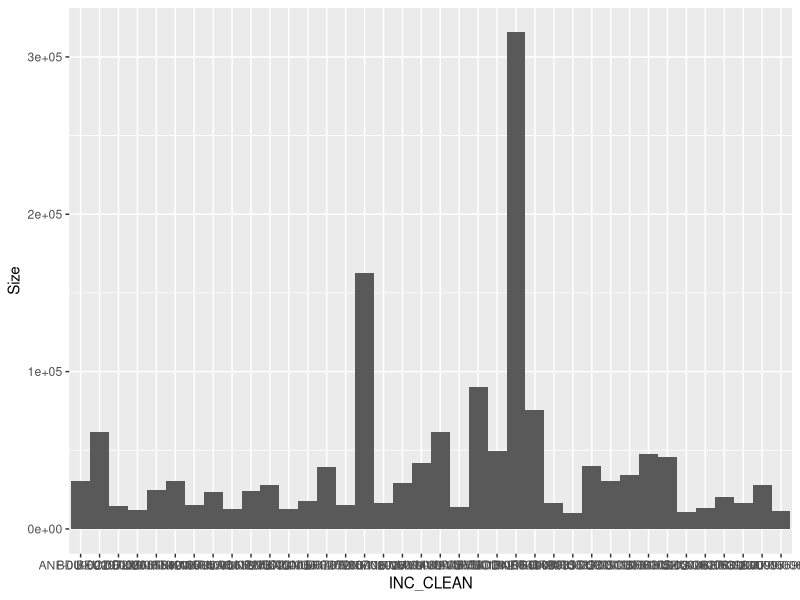

Here is the R script that generated this plot: (Note: this script raises an error after producing the figure.)
## ---- chunk 1
knitr::opts_chunk$set(warning=FALSE, message=FALSE)
## ---- chunk 2
library(tidyverse)
library(stringr)
library(gtools)  #used for smartbind() function
## ---- chunk 3
#import data
ics_209 <- read.csv("data/ICS_209_reports.csv", header = TRUE, stringsAsFactors = FALSE)
head(ics_209)

ics_209 <- ics_209 %>% 
      ##filter and clean all data
      filter(Incident.Name != "Incident Name") %>%  #remove header rows from sheet 
      map_dfr(str_trim) %>%     #trim all the white space
      #as.data.frame() %>%   #for old way I mapped trimming white space, ignore
      filter(Incident.Number != "") %>% #remove rows without incident numbers
      filter(!str_detect(Incident.Number, "^HI")) %>% #remove Hawaii data
      filter(Latitude != "") %>% #remove duplicate rows with personnel names
      ##format rows
      transform(Start.Date = as.Date(Start.Date, format = "%m/%d/%Y")) %>% 
      transform(Controlled.Date = as.Date(Controlled.Date, format = "%m/%d/%Y")) %>% 
      transform(Costs = as.numeric(gsub("[\\$,]", "", Costs))) %>%
      transform(Size = as.numeric(gsub("[\\ACRES,]", "", Size))) %>% 
      ##cleaning incident number col
      transform(Incident.Number = gsub(" ", "-", Incident.Number)) %>% #substitute white space for dash
      transform(Incident.Number = gsub("--", "-", Incident.Number)) %>% #remove any double dash instances
      transform(Incident.Number = gsub("CA-","", Incident.Number)) %>% #remove CAs from incident num.
      #transform(Incident.Number = gsub("^([A-Z]{3})([0-9]+)$", "-", Incident.Number)) %>%  #add dash ids (not working)
      mutate(unit = str_extract(Incident.Number, "[A-Z]+")) %>%  #extract unit from incident num.
      mutate(inc.num = str_extract(Incident.Number, "[^-]+$")) %>% #extract unit numbers
      transform(inc.num = formatC(as.numeric(inc.num), width = 8, format = "d", flag = "0")) %>% #pad to 8 digits
      mutate(INC_CLEAN = paste0(unit, "-", inc.num)) %>% #merge cleaned numbers 
      #add year column
      mutate(year = str_extract(Start.Date, "[^-]+"))
## ---- chunk 4
# Import and clean alex data IDs
GIS <- read.csv("data/all_fire_data.csv") %>% filter(YEAR_ > 2000 & YEAR_ < 2014) %>% 
  unite("inc", UNIT_ID, INC_NUM, sep = "-") %>% 
  mutate(INC_CLEAN = gsub(" ", "", inc))
## ---- chunk 5
# Join datasets and filter to greater than 10,000 acres
fire_data_joined <- left_join(GIS, ics_209, by = "INC_CLEAN") %>% 
  filter(!is.na(year), GIS_ACRES > 10000) 
## ---- chunk 6
# Create test dataframe to compare join success
fire_data_joined %>% 
  select(INC_CLEAN,YEAR_, year, GIS_ACRES, Size, FIRE_NAME, Incident.Name, Structures.Destroyed, Costs) 
## ---- chunk 7
ggplot(fire_data_joined, aes(x = INC_CLEAN, y = Size)) +
  geom_bar(stat = "identity", width = 1)
## ---- chunk 8
join_only_gis <- left_join(GIS, ics_209, by = "INC_CLEAN") %>% 
  filter(is.na(year)) %>% 
  rename(Size = GIS_ACRES, year = YEAR_, Incident.Name = FIRE_NAME, Start.Date = ALARM_DATE)

join_only_ics <- left_join(ics_209, GIS, by = "INC_CLEAN") %>% 
  filter(is.na(YEAR_)) %>% 
  transform(Costs = as.numeric(Costs)) %>%
  transform(Size = as.numeric(Size)) 

full <- smartbind(join_only_gis, join_only_ics) %>% 
  select(year, Size, Incident.Name, Start.Date, INC_CLEAN, inc, OBJECTID, Structures.Destroyed, Costs) %>% 
  transform(Size = as.numeric(Size)) %>% 
  transform(Costs = as.numeric(Costs)) %>% 
  transform(Structures.Destroyed = as.integer(Structures.Destroyed)) %>% 
  filter(Size > 10000) 

head(full)
## ---- chunk 9
#TBD
## ---- chunk 10
shape <- read.csv("data/fires_millie.csv") 
head(shape)
## ---- chunk 11
#need to remove duplicates from new shape data

head(shape)
#counting instances of duplicates by FIRE_NAME
n_occur <- data.frame(table(shape$FIRE_NAME))
n_occur[n_occur$Freq > 1,]
#Looks like 15 fires in the data set have some form of duplicate

shape[shape$FIRE_NAME %in% n_occur$Var1[n_occur$Freq > 1],]
